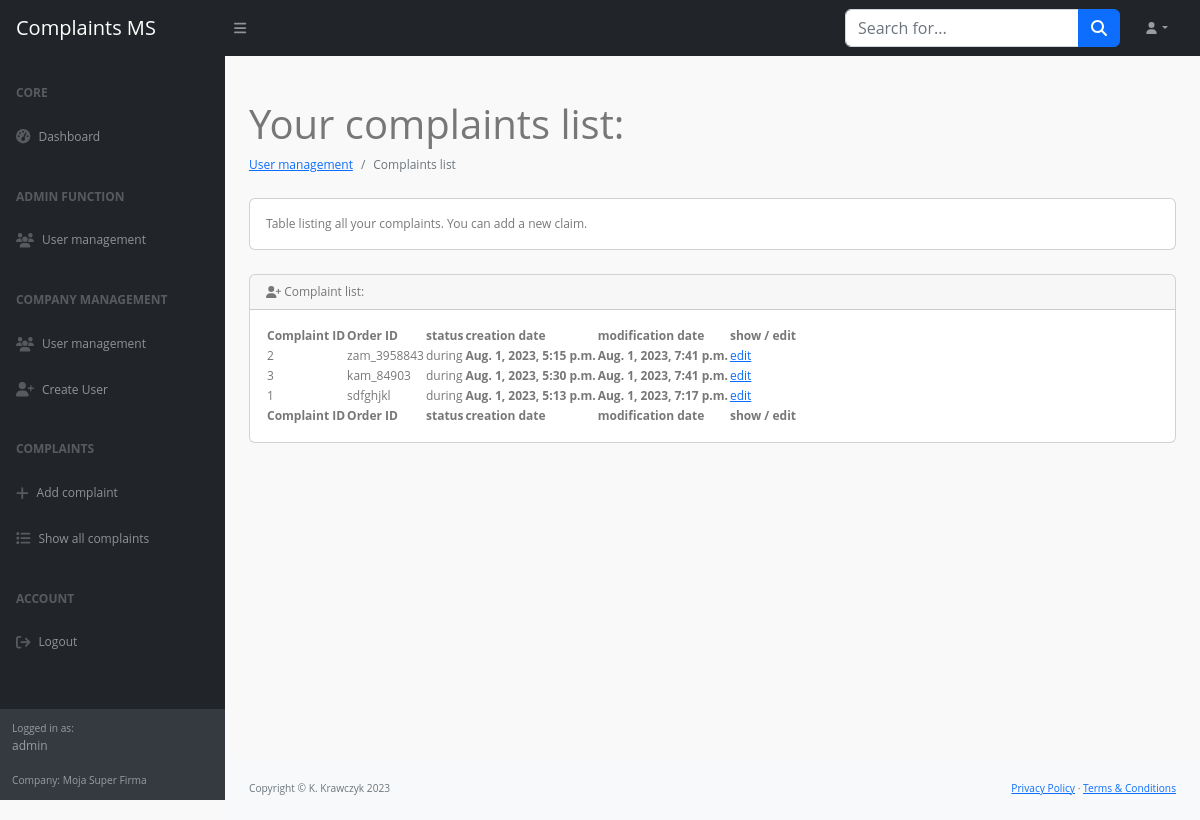
Before: /panel/complaints/ (signed in) with the older database file.
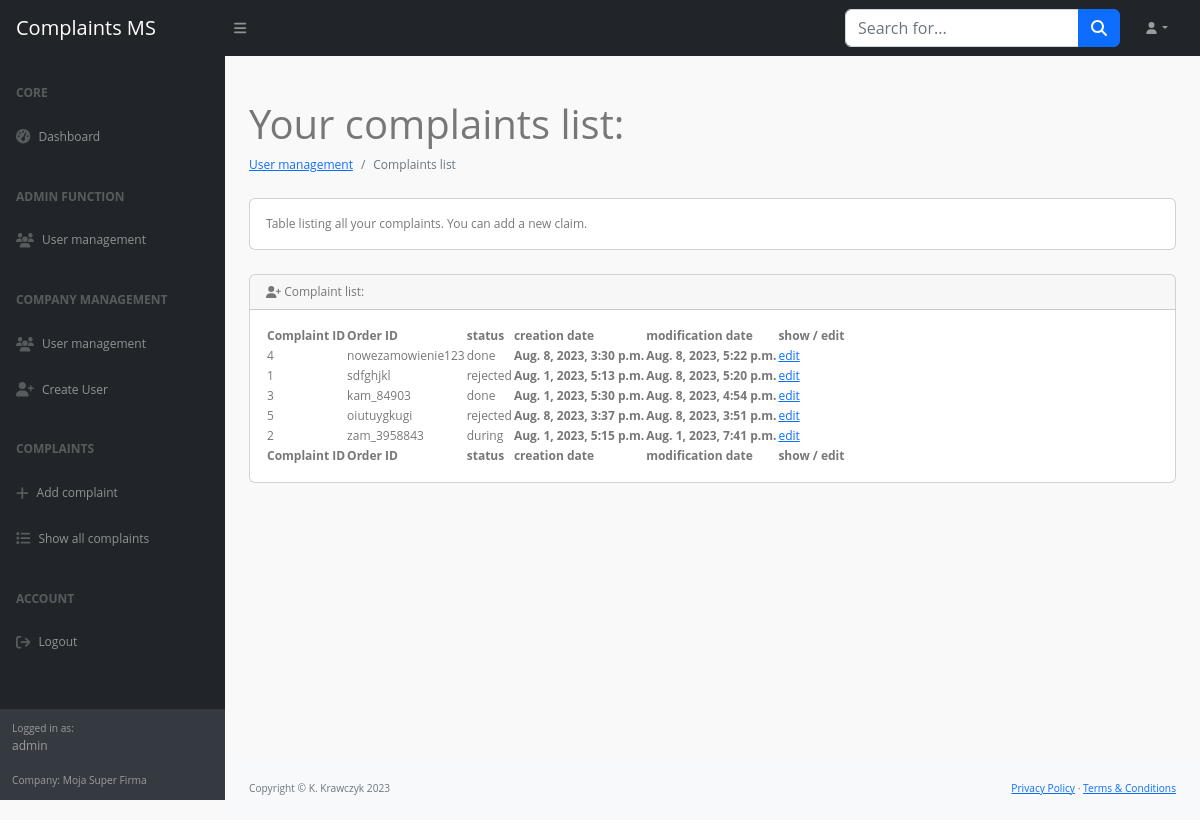
After: the same page with the newer database file.
### complaints/models.py (models this page shows)
class Order(models.Model):
    number = models.CharField(max_length=64)
    company = models.ForeignKey(Company, on_delete=models.CASCADE)
    status = models.IntegerField(choices=STATUS_LIST, default=0)
    creation_date = models.DateTimeField(default=datetime.now())
    modification_date = models.DateTimeField(default=datetime.now())
    product = models.ManyToManyField(Product)

### complaints/views.py (the view)
# urls.py: path('panel/complaints/', ComplaintListView.as_view()),
class ComplaintListView(View):
    def get(self, request):
        if not request.user.is_authenticated:
            return redirect('/login/')
        ctx = {
            'orders': Order.objects.filter(company=request.user.company_id).order_by('-modification_date'),
            'status_list': STATUS_LIST
        }
        return render(request, 'user/complaints_list.html', ctx)

### complaints/my_context_processor.py (called while the page is built)
def my_cp(request):
    user = request.user
    ctx = {}
    if user.is_authenticated:
        ctx.update({
            'current_user': user
        })
    return ctx

### complaints/templates/user/complaints_list.html (shortened to what this page needs)
{% extends 'user/../base.html' %}
{% block main %}
<main>
    <div class="container-fluid px-4">
        <h1 class="mt-4">Your complaints list:</h1>
        <ol class="breadcrumb mb-4">
            <li class="breadcrumb-item"><a href="">User management</a></li>
            <li class="breadcrumb-item active">Complaints list</li>
        </ol>
        <div class="card mb-4">
            <div class="card-body">
                Table listing all your complaints. You can add a <a>new claim</a>.
            </div>
        </div>
        <div class="card mb-4">
            <div class="card-header">
                <i class="fa-solid fa-user-plus"></i>
                Complaint list:
            </div>
            <div class="card-body">
                <table id="datatablesSimple">
                    <thead>
                        <tr>
                            <th>Complaint ID</th>
                            <th>Order ID</th>
                            <th>status</th>
                            <th>creation date</th>
                            <th>modification date</th>
                            <th>show / edit</th>
                        </tr>
                    </thead>
                    <tbody>
                        {% for order in orders %}
                        <tr>
                            <td>{{ order.id }}</td>
                            <td>{{ order.number }}</td>
                            <td>{{ order.get_status_display }}</td>
                            <th>{{ order.creation_date }}</th>
                            <th>{{ order.modification_date }}</th>
                            <td><a href="/panel/show-complaint/{{ order.id }}">edit</a></td>
                        </tr>
                        {% endfor %}
                    </tbody>
                    <tfoot>
                        <tr>
                            <th>Complaint ID</th>
                            <th>Order ID</th>
                            <th>status</th>
                            <th>creation date</th>
                            <th>modification date</th>
                            <th>show / edit</th>
                        </tr>
                    </tfoot>
                </table>
            </div>
        </div>
    </div>
</main>
{% endblock %}

Changed rows visible on the page:
added Order: id "4", number "nowezamowienie123", status "done", creation_date "Aug. 8, 2023, 3:30 p.m.", modification_date "Aug. 8, 2023, 5:22 p.m."
changed Order "sdfghjkl": status "during" → "rejected"; modification_date "Aug. 1, 2023, 7:17 p.m." → "Aug. 8, 2023, 5:20 p.m."; moves up the list
changed Order "kam_84903": status "during" → "done"; modification_date "Aug. 1, 2023, 7:41 p.m." → "Aug. 8, 2023, 4:54 p.m."; moves down the list
added Order: id "5", number "oiutuygkugi", status "rejected", creation_date "Aug. 8, 2023, 3:37 p.m.", modification_date "Aug. 8, 2023, 3:51 p.m."
